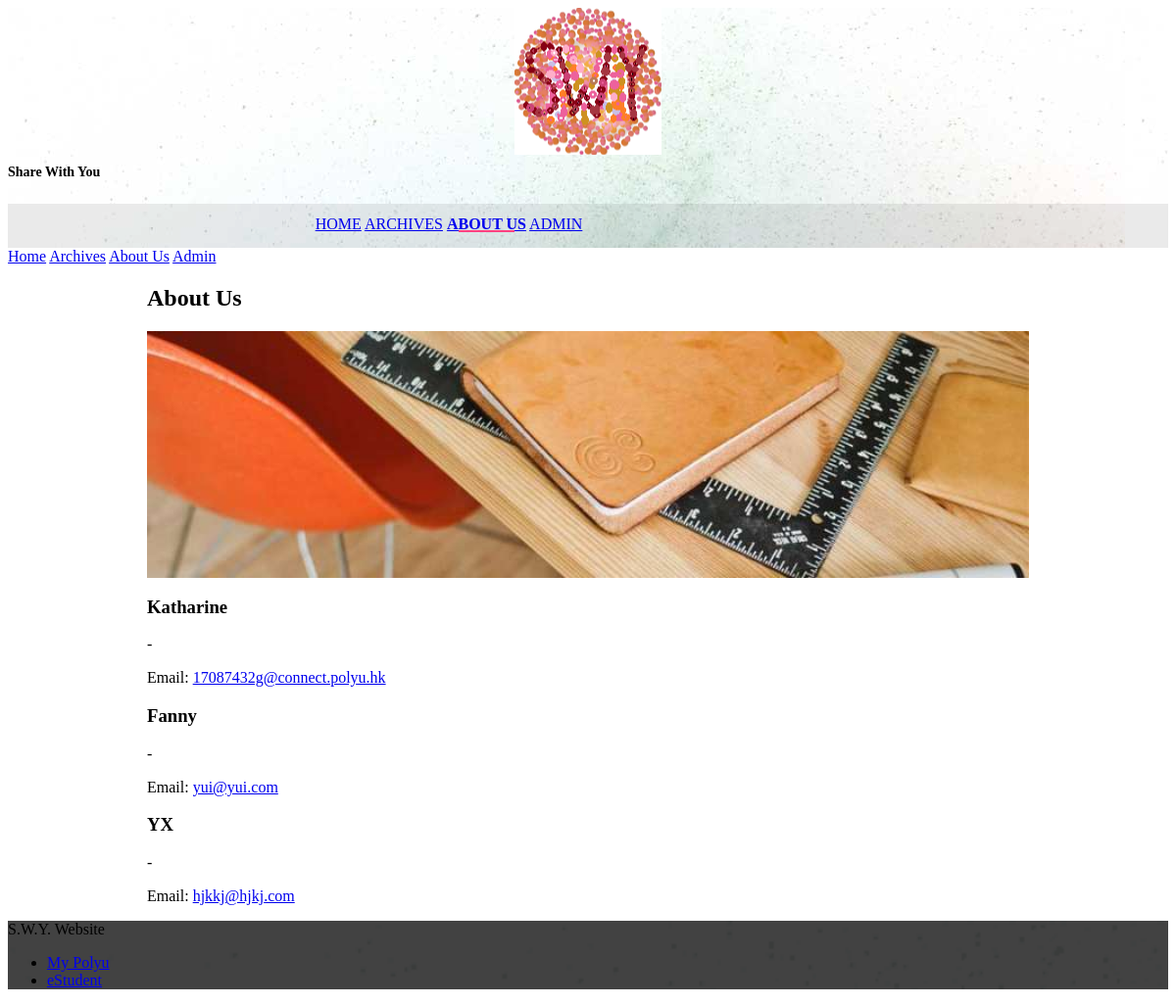
The app's page /intro, older data.
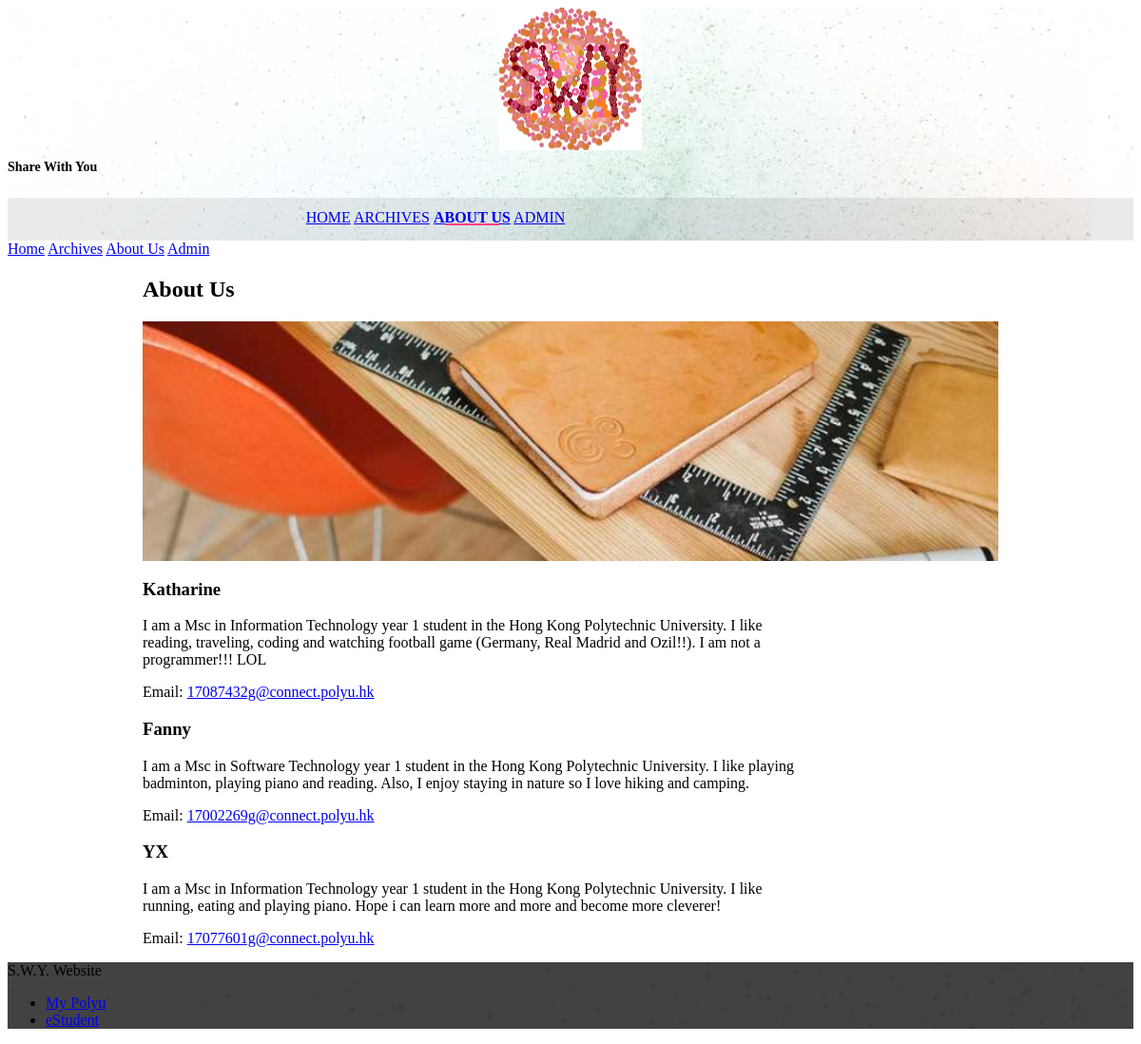
The same page, newer data.
### blog/models.py (models this page shows)
class User(AbstractUser):
    intro = models.TextField(blank=True, default='-')

### blog/views.py (the view)
# urls.py: url(r'intro$', views.intro, name='intro'),
def intro(request):
	try:
		users = User.objects.all()
	except User.DoesNotExist:
		raise Http404("User does not exist!")
	return render(request, 'blog/intro.html', {'users': users})

### blog/templates/blog/intro.html
{% extends 'blog/base.html' %}
{% load staticfiles %}
{% block content %}
<main class="mdl-layout__content">
    <div class="mdl-grid portfolio-max-width">
        <div class="mdl-cell mdl-cell--12-col mdl-card mdl-shadow--4dp">
            <div class="mdl-card__title">
                <h2 class="mdl-card__title-text">About Us</h2>
            </div>
            <div class="mdl-card__media">
                <img class="article-image" src='{% static "/image/aboutus.jpeg" %}' border="0" alt="">
            </div>
            <div class="mdl-grid portfolio-copy">
                {% for user in users %}
                    <h3 class="mdl-cell mdl-cell--12-col mdl-typography--headline">
                        {{ user.username }}
                    </h3>
                    <div class="mdl-cell mdl-cell--12-col mdl-card__supporting-text no-padding ">
                        <p>{{ user.intro }}</p>
                    </div>
                    <div class="mdl-cell mdl-cell--12-col mdl-card__supporting-text no-padding ">
                        <p>Email: <a href="mailto:{{ user.email }}">{{ user.email }}</a></p>
                    </div>
                {% endfor %}
            </div>
        </div>
    </div>
</main>
{% endblock %}

Row changes from the older to the newer data that the page shows:
changed User "Katharine": intro "-" → "I am a Msc in Information Technology year 1 student in the Hong Kong Polytechnic University. I like reading, traveling, coding and watching football game (Germany, Real Madrid and Ozil!!). I am not a programmer!!! LOL"
changed User "Fanny": intro "-" → "I am a Msc in Software Technology year 1 student in the Hong Kong Polytechnic University. I like playing badminton, playing piano and reading. Also, I enjoy staying in nature so I love hiking and camping."; email "yui@yui.com" → "17002269g@connect.polyu.hk"
changed User "YX": intro "-" → "I am a Msc in Information Technology year 1 student in the Hong Kong Polytechnic University. I like running, eating and playing piano. Hope i can learn more and more and become more cleverer!"; email "hjkkj@hjkj.com" → "17077601g@connect.polyu.hk"
